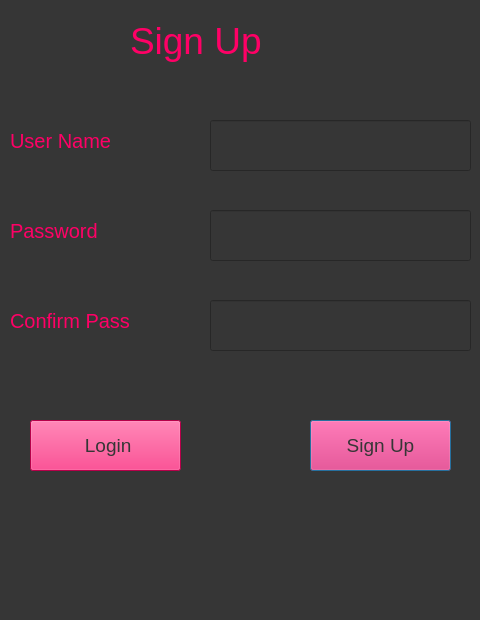
<?xml version="1.0" encoding="UTF-8"?>
<ui version="4.0">
 <class>Dialog</class>
 <widget class="QDialog" name="Dialog">
  <property name="geometry">
   <rect>
    <x>0</x>
    <y>0</y>
    <width>480</width>
    <height>620</height>
   </rect>
  </property>
  <property name="windowTitle">
   <string>Dialog</string>
  </property>
  <property name="styleSheet">
   <string notr="true">background-color: rgb(54, 54, 54);
font: 87 15pt &quot;Arial Black&quot;;</string>
  </property>
  <widget class="QLabel" name="label_warning">
   <property name="geometry">
    <rect>
     <x>20</x>
     <y>570</y>
     <width>351</width>
     <height>31</height>
    </rect>
   </property>
   <property name="styleSheet">
    <string notr="true">color:rgb(255,255,255); font-size:12pt </string>
   </property>
   <property name="text">
    <string/>
   </property>
  </widget>
  <widget class="QLabel" name="label_login">
   <property name="geometry">
    <rect>
     <x>130</x>
     <y>10</y>
     <width>211</width>
     <height>61</height>
    </rect>
   </property>
   <property name="styleSheet">
    <string notr="true">color: rgb(255, 0, 102); font-size:28pt</string>
   </property>
   <property name="text">
    <string>Sign Up</string>
   </property>
  </widget>
  <widget class="QLineEdit" name="lineEdit_username">
   <property name="geometry">
    <rect>
     <x>210</x>
     <y>120</y>
     <width>261</width>
     <height>51</height>
    </rect>
   </property>
   <property name="styleSheet">
    <string notr="true">font-size:14pt; color:rgb(243,243,243)</string>
   </property>
   <property name="text">
    <string/>
   </property>
  </widget>
  <widget class="QLineEdit" name="lineEdit_password">
   <property name="geometry">
    <rect>
     <x>210</x>
     <y>210</y>
     <width>261</width>
     <height>51</height>
    </rect>
   </property>
   <property name="styleSheet">
    <string notr="true">font-size:14pt; color:rgb(243,243,243)</string>
   </property>
   <property name="text">
    <string/>
   </property>
  </widget>
  <widget class="QLineEdit" name="lineEdit_password_confirm">
   <property name="geometry">
    <rect>
     <x>210</x>
     <y>300</y>
     <width>261</width>
     <height>51</height>
    </rect>
   </property>
   <property name="styleSheet">
    <string notr="true">font-size:14pt; color:rgb(243,243,243)</string>
   </property>
   <property name="text">
    <string/>
   </property>
  </widget>
  <widget class="QLabel" name="label_password">
   <property name="geometry">
    <rect>
     <x>10</x>
     <y>210</y>
     <width>151</width>
     <height>41</height>
    </rect>
   </property>
   <property name="styleSheet">
    <string notr="true">color:rgb(255,0,102); font-size:15pt </string>
   </property>
   <property name="text">
    <string>Password</string>
   </property>
  </widget>
  <widget class="QLabel" name="label_username">
   <property name="geometry">
    <rect>
     <x>10</x>
     <y>120</y>
     <width>161</width>
     <height>41</height>
    </rect>
   </property>
   <property name="styleSheet">
    <string notr="true">color:rgb(255,0,102); font-size:15pt </string>
   </property>
   <property name="text">
    <string>User Name</string>
   </property>
  </widget>
  <widget class="QLabel" name="label_password_confirm">
   <property name="geometry">
    <rect>
     <x>10</x>
     <y>300</y>
     <width>191</width>
     <height>41</height>
    </rect>
   </property>
   <property name="styleSheet">
    <string notr="true">color:rgb(255,0,102); font-size:15pt </string>
   </property>
   <property name="text">
    <string>Confirm Pass</string>
   </property>
  </widget>
  <widget class="QPushButton" name="SignUpButton">
   <property name="geometry">
    <rect>
     <x>310</x>
     <y>420</y>
     <width>141</width>
     <height>51</height>
    </rect>
   </property>
   <property name="styleSheet">
    <string notr="true">font-size:14pt;color:rgb(54,54,54);
background-color: rgb(255,0,102);
font: 87 14pt &quot;Arial Black&quot;;</string>
   </property>
   <property name="text">
    <string>Sign Up</string>
   </property>
  </widget>
  <widget class="QPushButton" name="back_to_login_button">
   <property name="geometry">
    <rect>
     <x>30</x>
     <y>420</y>
     <width>151</width>
     <height>51</height>
    </rect>
   </property>
   <property name="styleSheet">
    <string notr="true">font-size:14pt;color:rgb(54,54,54);
background-color: rgb(255,0,102);
font: 87 14pt &quot;Arial Black&quot;;</string>
   </property>
   <property name="text">
    <string> Login</string>
   </property>
  </widget>
 </widget>
 <resources/>
 <connections/>
</ui>
